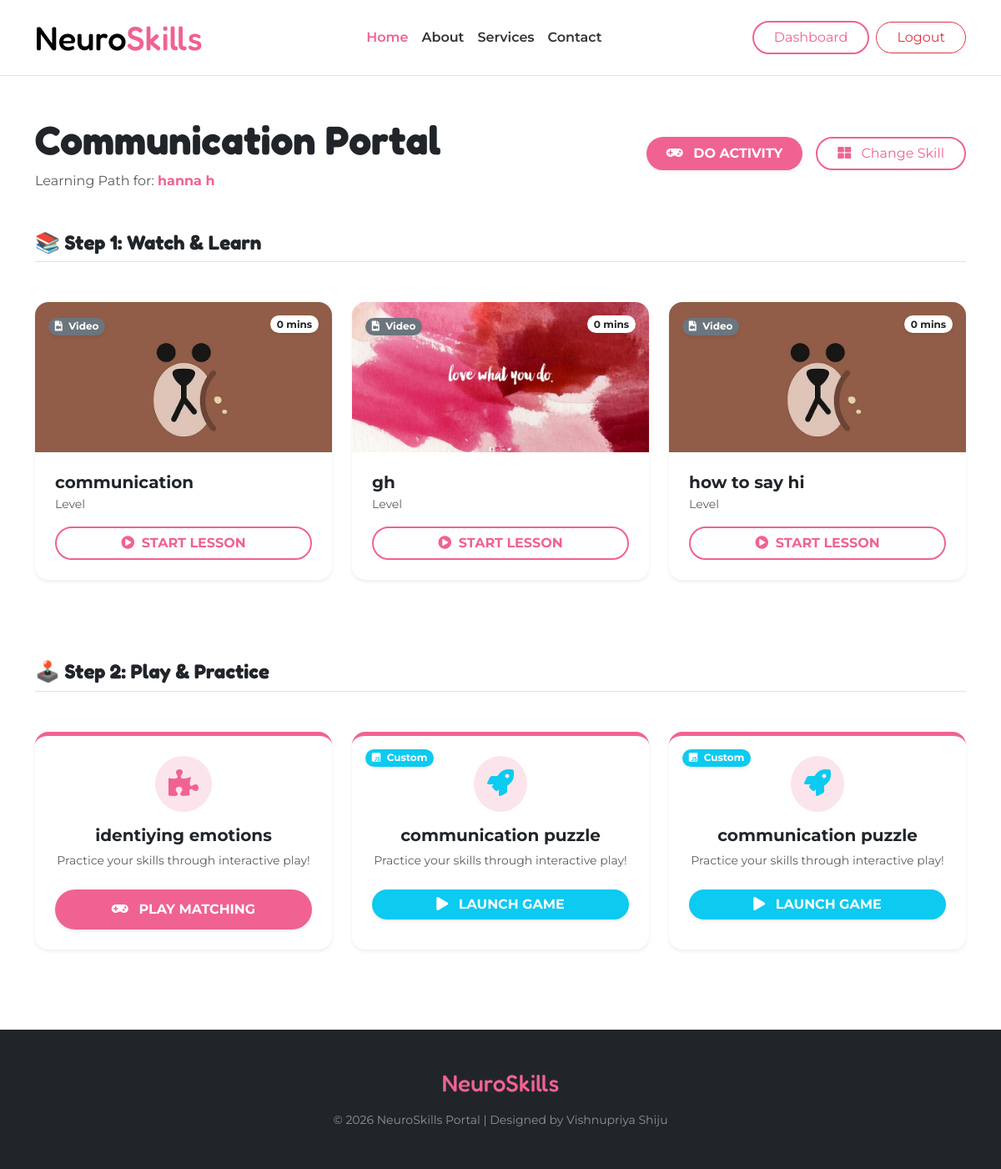
Page /dashboard/parent/skill-lessons/8/communication/ (signed in) on the committed database.
### accounts/models.py (models this page shows, shortened)
class ChildProfile(models.Model):
    user = models.OneToOneField(
        settings.AUTH_USER_MODEL,
        on_delete=models.CASCADE,
        related_name='child_profile',
        null=True, # Allow null for old records
        blank=True
    )
    parent = models.ForeignKey(
        settings.AUTH_USER_MODEL,
        on_delete=models.CASCADE,
        related_name='children'
    )
    name = models.CharField(max_length=100)
    age = models.PositiveIntegerField()
    current_streak = models.PositiveIntegerField(
        default=0,
        help_text="Consecutive days of activity"
    )
    last_activity_date = models.DateField(
        null=True,
        blank=True,
        help_text="The last date a lesson was completed"
    )
    LEARNING_STYLES = (
        ('visual', 'Visual (Images/Videos)'),
        ('audio', 'Auditory (Sound/Music)'),
        ('kinesthetic', 'Activity-based (Interactive)'),
    )
    learning_style = models.CharField(max_length=20, choices=LEARNING_STYLES, default='visual')
    SENSORY_MODES = (
        ('low', 'Low Stimulation (Calm/Minimal)'),
        ('high', 'High Engagement (Vibrant/Active)'),
        ('neutral', 'Standard Mode'),
    )
    sensory_mode = models.CharField(max_length=20, choices=SENSORY_MODES, default='neutral')
    reward_preference = models.CharField(max_length=20, default='stars')
    diagnosis = models.CharField(max_length=150, blank=True, null=True, verbose_name="Primary Focus Area")
    notes = models.TextField(blank=True, verbose_name="Sensory Triggers or Notes")
    autism_percentage = models.FloatField(default=0.0)
    is_high_sensitivity = models.BooleanField(default=False)
    created_at = models.DateTimeField(auto_now_add=True)
    updated_at = models.DateTimeField(auto_now=True)
    relationship_to_child = models.CharField(max_length=50, blank=True)
    gender = models.CharField(max_length=20, blank=True)
    autism_level = models.CharField(max_length=50, blank=True) # Mild, Moderate, Severe
    diagnosis_type = models.CharField(max_length=50, blank=True) # Autism, ADHD, Both
    interests = models.TextField(blank=True, help_text="Comma separated: Animals, Numbers, Music, Colors, Stories")
    sensory_sensitivity = models.TextField(blank=True)
    child_photo = models.ImageField(upload_to='child_photos/', null=True, blank=True)

class Lesson(models.Model):
    ACTIVITY_TYPE_CHOICES = (
        ('none', 'General Lesson (No Game)'),
        ('matching', 'Matching Game'),
        ('sequencing', 'Sequencing Task'),
        ('emotion', 'Emotion Recognition'),
        ('memory', 'Memory Game'),
        ('drag_drop', 'Drag and Drop'),
    )
    contributor = models.ForeignKey(User, on_delete=models.CASCADE)
    title = models.CharField(max_length=200)
    is_activity = models.BooleanField(default=False)
    activity_type = models.CharField(max_length=20, choices=ACTIVITY_TYPE_CHOICES, default='none')
    admin_notes = models.TextField(blank=True, null=True)
    duration_minutes = models.IntegerField(default=0)
    skill_category = models.CharField(max_length=100)
    target_age_group = models.CharField(max_length=50)
    difficulty_level = models.CharField(max_length=50)
    learning_objectives = models.TextField(blank=True, null=True)
    description = models.TextField(blank=True, null=True)
    content_type = models.CharField(max_length=50) # 'video', 'pdf', 'youtube', etc.
    file = models.FileField(upload_to='lessons/files/', blank=True, null=True) # Set blank=True if using URL instead
    thumbnail = models.ImageField(upload_to='lessons/thumbs/', blank=True, null=True)
    video_url = models.URLField(blank=True, null=True, help_text="Paste YouTube link here")
    is_approved = models.BooleanField(default=False)
    created_at = models.DateTimeField(auto_now_add=True)

### accounts/views.py (the view)
# urls.py: path('dashboard/parent/skill-lessons/<int:child_id>/<str:skill_slug>/', views.skill_lessons_view, name='skill_lessons_view'),
@login_required
def skill_lessons_view(request, child_id, skill_slug):
    child = get_object_or_404(ChildProfile, id=child_id, parent=request.user)
    base_query = Lesson.objects.filter(skill_category=skill_slug, is_approved=True)
    difficulty_filter = request.GET.get('difficulty')
    if difficulty_filter:
        base_query = base_query.filter(difficulty_level=difficulty_filter)
    lessons = base_query.filter(is_activity=False)
    activities = base_query.filter(is_activity=True)
    return render(request, 'accounts/child/skill_lessons.html', {
        'child': child,
        'skill_name': skill_slug.replace('_', ' ').title(),
        'lessons': lessons,
        'activities': activities,
        'current_difficulty': difficulty_filter,
    })

### accounts/templates/accounts/child/skill_lessons.html (shortened to what this page needs)
{% extends "base.html" %}
{% load static %}
{% block content %}
<div class="container py-5">
    <div class="d-flex justify-content-between align-items-center mb-5 animate__animated animate__fadeIn">
        <div>
            <h1 class="display-5 fw-bold text-dark">{{ skill_name }} Portal</h1>
            <p class="text-muted mb-0">Learning Path for: <span class="fw-bold text-pink">{{ child.name }}</span></p>
        </div>
        <div class="d-flex gap-3">
            {% if activities %}
            <a href="#activities-section" class="btn btn-pink px-4 py-2 rounded-pill shadow-sm fw-bold animate__animated animate__pulse animate__infinite">
                <i class="fas fa-gamepad me-2"></i> DO ACTIVITY
            </a>
            {% endif %}
            <a href="{% url 'skill_selection_portal' child.id %}" class="btn btn-outline-pink rounded-pill px-4">
                <i class="fas fa-th-large me-2"></i> Change Skill
            </a>
        </div>
    </div>
    <div class="row g-4 mb-5">
        <div class="col-12">
            <h4 class="fw-bold text-dark border-bottom pb-2 mb-4">📚 Step 1: Watch & Learn</h4>
        </div>
        {% for lesson in lessons %}
        <div class="col-md-6 col-lg-4">
            <div class="card border-0 shadow-sm rounded-4 overflow-hidden h-100">
                <div class="position-relative">
                    {% if lesson.thumbnail %}
                        <img src="{{ lesson.thumbnail.url }}" class="card-img-top" style="height: 180px; object-fit: cover;">
                    {% else %}
                        <div class="bg-light d-flex align-items-center justify-content-center" style="height: 180px;">
                            <i class="fas {% if lesson.video_url %}fa-play-circle text-danger{% else %}fa-video text-muted{% endif %} fa-3x"></i>
                        </div>
                    {% endif %}
                    <div class="position-absolute top-0 start-0 m-3">
                        {% if lesson.video_url %}
                            <span class="badge bg-danger rounded-pill shadow-sm"><i class="fab fa-youtube me-1"></i> YouTube</span>
                        {% else %}
                            <span class="badge bg-secondary rounded-pill shadow-sm"><i class="fas fa-file-video me-1"></i> Video</span>
                        {% endif %}
                    </div>
                    <span class="position-absolute top-0 end-0 m-3 badge bg-white text-dark rounded-pill shadow-sm">
                        {{ lesson.duration_minutes }} mins
                    </span>
                </div>
                <div class="card-body p-4">
                    <h5 class="fw-bold mb-1">{{ lesson.title }}</h5>
                    <p class="small text-muted mb-3">{{ lesson.get_difficulty_level_display }} Level</p>
                    <a href="{% url 'system_activity_player' lesson.id %}?mode=view" class="btn btn-outline-pink w-100 rounded-pill fw-bold">
                        <i class="fas fa-play-circle me-1"></i> START LESSON
                    </a>
                </div>
            </div>
        </div>
        {% empty %}
        <div class="col-12 text-center py-5 bg-light rounded-4">
            <h5 class="text-muted">No instructional lessons available yet.</h5>
        </div>
        {% endfor %}
    </div>
    <div id="activities-section" class="row g-4 pt-5">
        <div class="col-12">
            <h4 class="fw-bold text-dark border-bottom pb-2 mb-4">🕹️ Step 2: Play & Practice</h4>
        </div>
        {% for activity in activities %}
        <div class="col-md-6 col-lg-4">
            <div class="card border-0 shadow-sm rounded-4 overflow-hidden h-100 border-top-pink position-relative">
                {% if activity.content_type == 'js_game' %}
                <span class="position-absolute top-0 start-0 m-3 badge rounded-pill bg-info shadow-sm">
                    <i class="fab fa-js-square me-1"></i> Custom
                </span>
                {% endif %}
                <div class="card-body p-4 text-center">
                    <div class="bg-soft-pink rounded-circle d-inline-block p-3 mb-3">
                        <i class="fas {% if activity.content_type == 'js_game' %}fa-rocket text-info{% else %}fa-puzzle-piece text-pink{% endif %} fa-2x"></i>
                    </div>
                    <h5 class="fw-bold">{{ activity.title }}</h5>
                    <p class="small text-muted mb-4">Practice your skills through interactive play!</p>
                    {% if activity.content_type == 'js_game' %}
                        <a href="{% url 'system_activity_player' activity.id %}?mode=js_game" class="btn btn-info text-white w-100 rounded-pill fw-bold shadow-sm">
                            <i class="fas fa-play me-2"></i> LAUNCH GAME
                        </a>
                    {% else %}
                        <a href="{% url 'system_activity_player' activity.id %}?mode=matching" class="btn btn-pink w-100 rounded-pill fw-bold shadow-sm">
                            <i class="fas fa-gamepad me-2"></i> PLAY MATCHING
                        </a>
                    {% endif %}
                </div>
            </div>
        </div>
        {% empty %}
        <div class="col-12 text-center py-5 border rounded-4 border-dashed">
            <p class="text-muted mb-0">Activities for this category are coming soon!</p>
        </div>
        {% endfor %}
    </div>
</div>
{% endblock %}

### accounts/templates/base.html (style rules this page uses)
:root { --primary-pink: #f06292; --deep-pink: #e91e63; --pure-white: #ffffff; --text-dark: #333333; }
body { font-family: 'Montserrat', sans-serif; background-color: var(--pure-white); }
h1, h2, h3, h4, .navbar-brand { font-family: 'Fredoka', sans-serif; }
.text-pink { color: var(--primary-pink) !important; }
.btn-pink { background-color: var(--primary-pink) !important; border: none !important; color: var(--pure-white) !important; border-radius: 50px; padding: 12px 30px; font-weight: 700; transition: 0.3s; display: inline-block; }
.bg-soft-pink { background-color: #fce4ec !important; }

### accounts/templates/accounts/child/skill_lessons.html (style rules this page uses)
.bg-soft-pink { background-color: #fdf2f5; }
.text-pink { color: #f06292 !important; }
.btn-pink { background-color: #f06292; color: white; border: none; }
.btn-outline-pink { border: 2px solid #f06292; color: #f06292; }
.border-top-pink { border-top: 5px solid #f06292 !important; }
.btn-info { background-color: #0dcaf0; border: none; }

### rows in the picture
ChildProfile: name "hanna h"
Lesson: thumbnail (picture), shows "Video", duration_minutes "0", title "communication"
Lesson: thumbnail (picture), shows "Video", duration_minutes "0", title "gh"
Lesson: thumbnail (picture), shows "Video", duration_minutes "0", title "how to say hi"
Lesson: title "identiying emotions", content_type "video" (drawn)
Lesson: content_type "js_game" (drawn), title "communication puzzle"
Lesson: content_type "js_game" (drawn), title "communication puzzle"

### other values in the picture
{{ skill_name }} "Communication"
